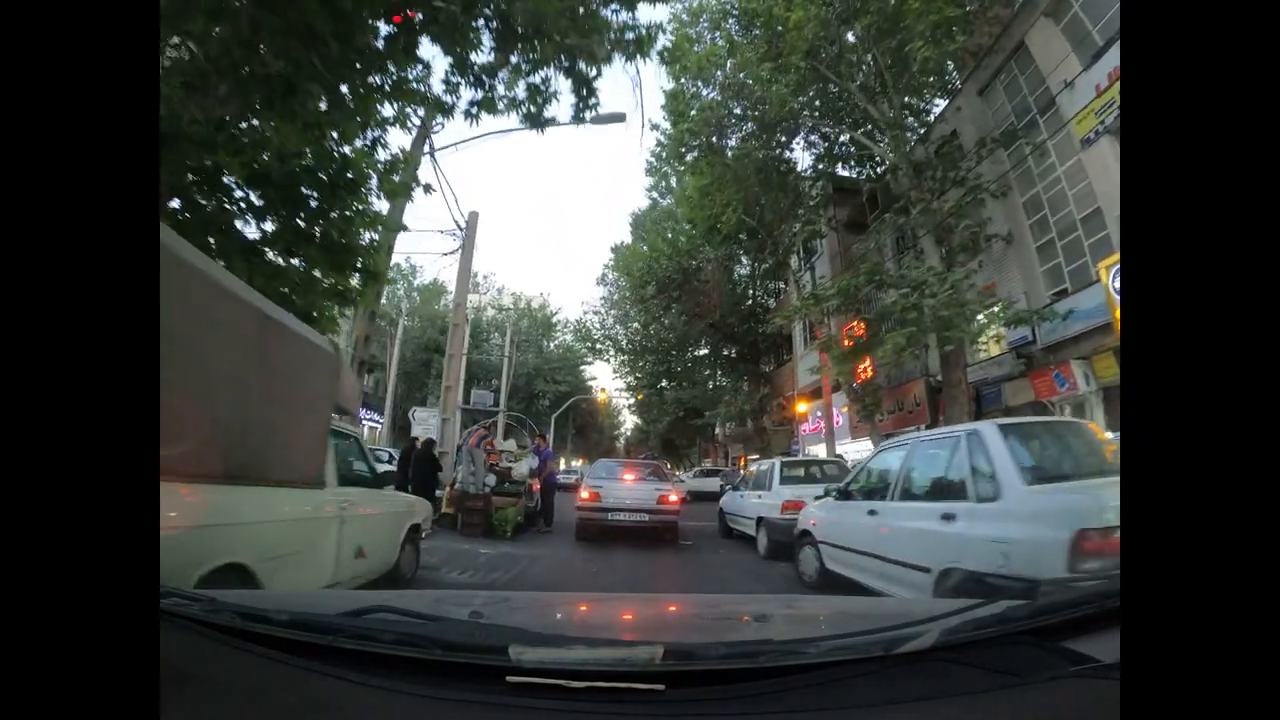
#> input picture frame 42 of PDI - Reconhecimento de pedestres/videos/vid0.mp4, 1280 x 720 px, given in place of noite.mp4, which was not available
$ jupyter execute HOG.ipynb   (older library calls are emulated)   (text cells are left out)
#> lines starting #> are read from the running program, lines starting #| are printed output that depends on the picture; pictures that were not available may be replaced by others from this repository, and a replacement may not be noted
[cell 1]
import cv2
import numpy as np
import matplotlib.pyplot as plt

# 1. INICIALIZAÇÃO DO MÉTODO
# Instancia o descritor HOG
hog = cv2.HOGDescriptor()

# Carrega o SVM linear já treinado
hog.setSVMDetector(cv2.HOGDescriptor_getDefaultPeopleDetector())

# Abre o arquivo de vídeo
cap = cv2.VideoCapture('videos/noite.mp4')

# Verifica se o vídeo foi aberto corretamente
if not cap.isOpened():
    print("Erro ao abrir o vídeo. Verifique o caminho do arquivo.")
    exit()

while True:
    # Lê o frame atual do vídeo
    ret, frame = cap.read()
#> frame is the input picture: shape (720, 1280, 3); mean B, G, R 59.4, 63, 58.6

    # Se o vídeo acabar (ou houver erro de leitura), encerra o loop
    if not ret:
        break

    # 2. OTIMIZAÇÃO: Redimensionamento
    # Veículos autônomos precisam de processamento rápido. Reduzir a matriz da imagem ajuda.
    frame = cv2.resize(frame, (800, 600))
#> frame: shape (600, 800, 3)

    # 3. ROI - Region of Interest
    # A câmera do carro filma o céu e os prédios, onde não há pedestres.
    # Recortamos a matriz para analisar apenas da metade para baixo (rua e calçada).
    # Aqui, pegamos da linha 300 até a 600 (eixo Y), e todas as colunas (eixo X).
    roi = frame[300:600, :]

    # 4. Pré-processamento Clássico
    # Converte a ROI de BGR (3 canais) para Tons de Cinza (1 canal).
    # O HOG precisa apenas da variação de intensidade (gradiente) para achar o formato.
    cinza = cv2.cvtColor(roi, cv2.COLOR_BGR2GRAY)
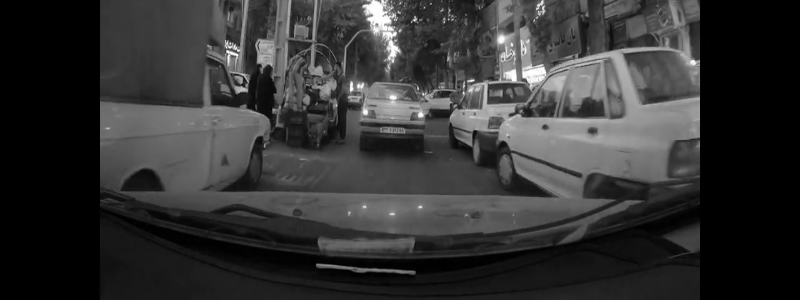
#> cinza: shape (300, 800); min 0, max 255, mean 51.8

    # Filtro de Suavização (Gaussiano).
    # Remove ruídos.
    cinza_filtro = cv2.GaussianBlur(cinza, (5, 5), 0)

    # 5. DETECÇÃO (Janela Deslizante e Pirâmide de Escala)
    # winStride: O salto da janela ao varrer a imagem (8x8 pixels).
    # scale: O fator de redução da imagem na pirâmide (1.05 = reduz 5% a cada nível).
    # Retorna as 'boxes' (coordenadas dos retângulos) onde o SVM classificou como pedestre.
    boxes, weights = hog.detectMultiScale(cinza_filtro, winStride=(8, 8), padding=(8, 8), scale=1.05)
#> boxes = [[221, 41, 79, 157]]; weights = [0.901]

    # 6. PÓS-PROCESSAMENTO: Mapeamento de Coordenadas e Exibição

    # O 'weights' é um array 2D (Nx1). Convertendo para 1D
    pesos = np.ravel(weights)
#> pesos = [0.901]

    for i, (x, y, w, h) in enumerate(boxes):
        # IMPORTANTE: A detecção foi feita na 'roi' (que começou no pixel Y = 300).
        # Para desenhar no 'frame' original colorido, precisamos somar esse valor ao eixo Y.
        y_real = y + 300

        confianca = pesos[i]

        # Desenha o retângulo verde ao redor do pedestre
        cv2.rectangle(frame, (x, y_real), (x + w, y_real + h), (0, 255, 0), 2)

        texto = f'Pedestre: {confianca:.2f}'

        # Adiciona um texto de identificação
        cv2.putText(frame, texto, (x, y_real - 10), cv2.FONT_HERSHEY_SIMPLEX, 0.6, (0, 255, 0), 2)
#> this loop made 1 pass
#> (x, y, w, h, y_real, confianca, texto) on pass 1: (221, 41, 79, 157, 341, 0.901, 'Pedestre: 0.90')
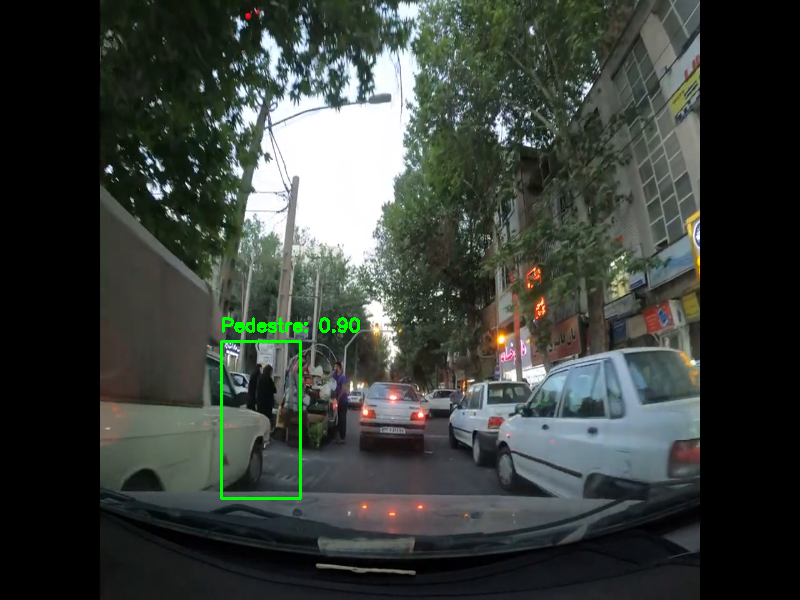
#> frame: shape (600, 800, 3); mean B, G, R 59, 63.8, 58.1

    cv2.imshow('Visao do Veiculo Autonomo - HOG', frame)


    if cv2.waitKey(1) & 0xFF == ord('q'):
#> (key q is pressed here)
        break

cap.release()
cv2.destroyAllWindows()

[cell 2]
sobel_x = cv2.Sobel(cinza_filtro, cv2.CV_64F, 1, 0, ksize=3)
sobel_y = cv2.Sobel(cinza_filtro, cv2.CV_64F, 0, 1, ksize=3)
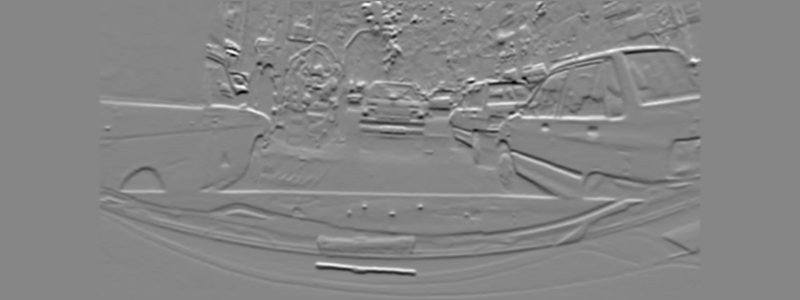
#> sobel_y: shape (300, 800) float64; min -385, max 347, mean -0.9; drawn with min black and max white

abs_sobel_x = cv2.convertScaleAbs(sobel_x)
abs_sobel_y = cv2.convertScaleAbs(sobel_y)
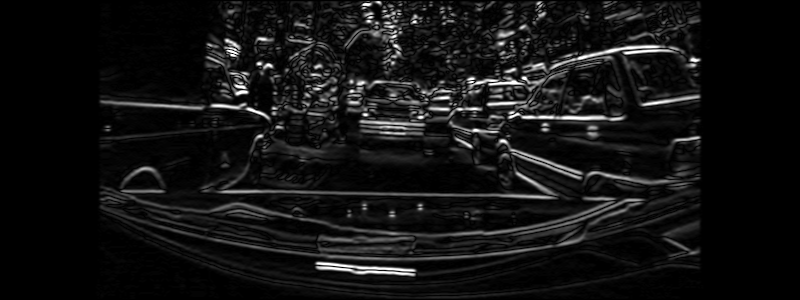
#> abs_sobel_y: shape (300, 800); min 0, max 255, mean 18.8

fig, (ax1, ax2) = plt.subplots(1, 2, figsize=(16, 8))

ax1.imshow(abs_sobel_x)
ax1.set_title("Sobel X (Bordas Verticais)")
ax1.axis('off')

ax2.imshow(abs_sobel_y)
ax2.set_title("Sobel Y (Bordas Horizontais)")
ax2.axis('off')
plt.axis('off')
plt.show()

[cell 3]
import cv2
import numpy as np
import matplotlib.pyplot as plt

frame = cv2.imread('frame_hist.png')
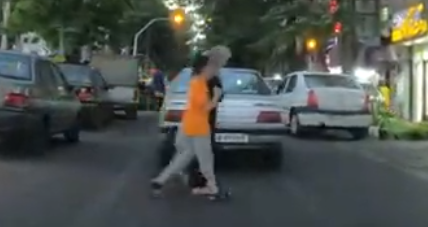
#> input picture PDI - Reconhecimento de pedestres/frame_hist.png, 428 x 227 px
#> frame is the input picture: shape (227, 428, 3); mean B, G, R 77.4, 81.2, 75.7

if frame is None:
    print("Erro: Imagem não encontrada.")
else:
    y1, y2 = 56, 184
    x1, x2 = 168, 232

    janela = frame[y1:y2, x1:x2]

    if janela.size == 0:
         print("Erro nas coordenadas! O recorte ficou vazio. Verifique os valores de x1, x2, y1, y2.")
    else:
        janela_gray = cv2.cvtColor(janela, cv2.COLOR_BGR2GRAY)
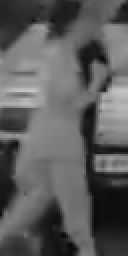
#> janela_gray: shape (128, 64) (shown 2 times larger); min 8, max 200, mean 92.2

        gx = cv2.Sobel(janela_gray, cv2.CV_32F, 1, 0, ksize=1)
        gy = cv2.Sobel(janela_gray, cv2.CV_32F, 0, 1, ksize=1)
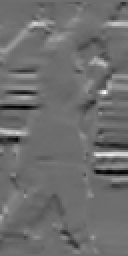
#> gy: shape (128, 64) float32 (shown 2 times larger); min -102, max 133, mean -0.2; drawn with min black and max white

        magnitude, angulo = cv2.cartToPolar(gx, gy, angleInDegrees=True)
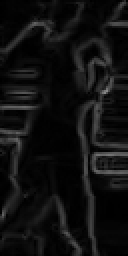
#> magnitude: shape (128, 64) float32 (shown 2 times larger); min 0, max 135.6, mean 16.4

        angulo = angulo % 180
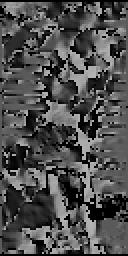
#> angulo: shape (128, 64) float32 (shown 2 times larger); min 0, max 179.2, mean 78.2

        bins_limites = [0, 20, 40, 60, 80, 100, 120, 140, 160, 180]

        histograma, _ = np.histogram(angulo, bins=bins_limites, weights=magnitude)
#> histograma = [21635, 13503.5, 13692.3, 9421.4, 30800.8, 9016.9, 6391.4, 9846.3, 19898.6]

        fig, (ax1, ax2) = plt.subplots(1, 2, figsize=(14, 5))

        janela_rgb = cv2.cvtColor(janela, cv2.COLOR_BGR2RGB)
        ax1.imshow(janela_rgb)
        ax1.set_title(f"Recorte Analisado ({x2-x1}x{y2-y1} pixels)")
        ax1.axis('off')

        nomes_bins = ['0°', '20°', '40°', '60°', '80°', '100°', '120°', '140°', '160°']

        barras = ax2.bar(nomes_bins, histograma, color='royalblue', edgecolor='black')
#> barras = 9 items
        ax2.set_title("Histograma HOG: Votos ponderados pela Magnitude")
        ax2.set_xlabel("Ângulo do Gradiente (Graus)")
        ax2.set_ylabel("Soma das Magnitudes (Força)")

        for barra in barras:
            altura = barra.get_height()
            ax2.text(barra.get_x() + barra.get_width()/2., altura,
                     f'{int(altura)}', ha='center', va='bottom', fontsize=10)
#> this loop made 9 passes
#> altura on passes 1 to 9: 21635, 13503.5, 13692.3, 9421.4, 30800.8, 9016.9, 6391.4, 9846.3, 19898.6

        plt.tight_layout()
        plt.show()
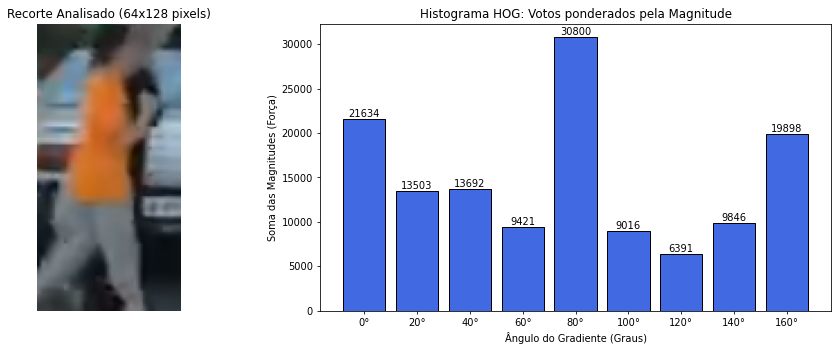
#> figure drawn by matplotlib, 2 panels; panel 2: tallest bar 30800.8 high, from x = 3.6 to 4.4

$ run again, starting later in the video
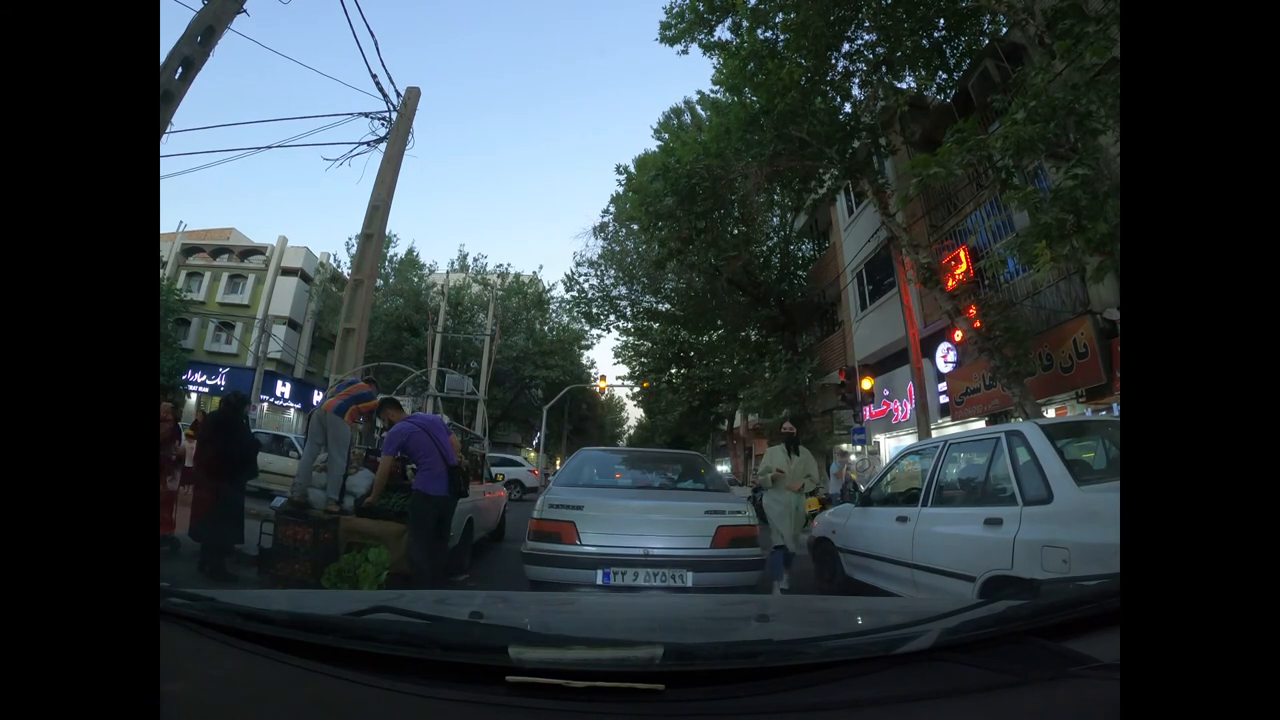
#> input picture frame 189 of PDI - Reconhecimento de pedestres/videos/vid0.mp4, 1280 x 720 px, given in place of noite.mp4, which was not available
#> frame is the input picture: shape (720, 1280, 3); mean B, G, R 61.7, 57.9, 48.7
#> boxes = [[446, 24, 99, 199]]; weights = [1.01]
#> the loop `for i, (x, y, w, h) in enumerate(boxes): # IMPORTANTE: A detecção foi ..` made 1 pass
#> (x, y, w, h, y_real, confianca, texto) on pass 1: (446, 24, 99, 199, 324, 1.01, 'Pedestre: 1.01')
#> after the loop `for i, (x, y, w, h) in enumerate(boxes):`:
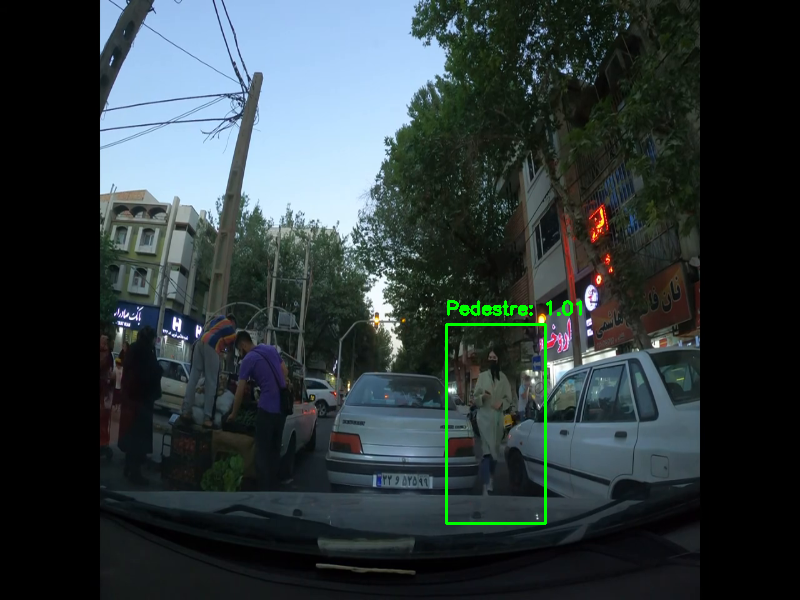
#> frame: shape (600, 800, 3); mean B, G, R 61.3, 59, 48.3
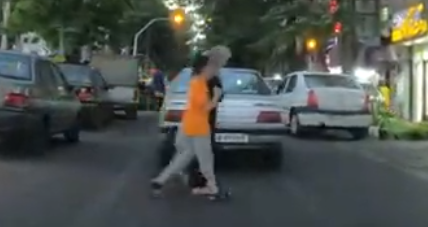
#> input picture PDI - Reconhecimento de pedestres/frame_hist.png, 428 x 227 px
#> frame is the input picture: shape (227, 428, 3); mean B, G, R 77.4, 81.2, 75.7
#> histograma = [21635, 13503.5, 13692.3, 9421.4, 30800.8, 9016.9, 6391.4, 9846.3, 19898.6]
#> barras = 9 items
#> the loop `for barra in barras:` made 9 passes
#> altura on passes 1 to 8: 21635, 13503.5, 13692.3, 9421.4, 30800.8, 9016.9, 6391.4, 9846.3

$ run again, starting later in the video
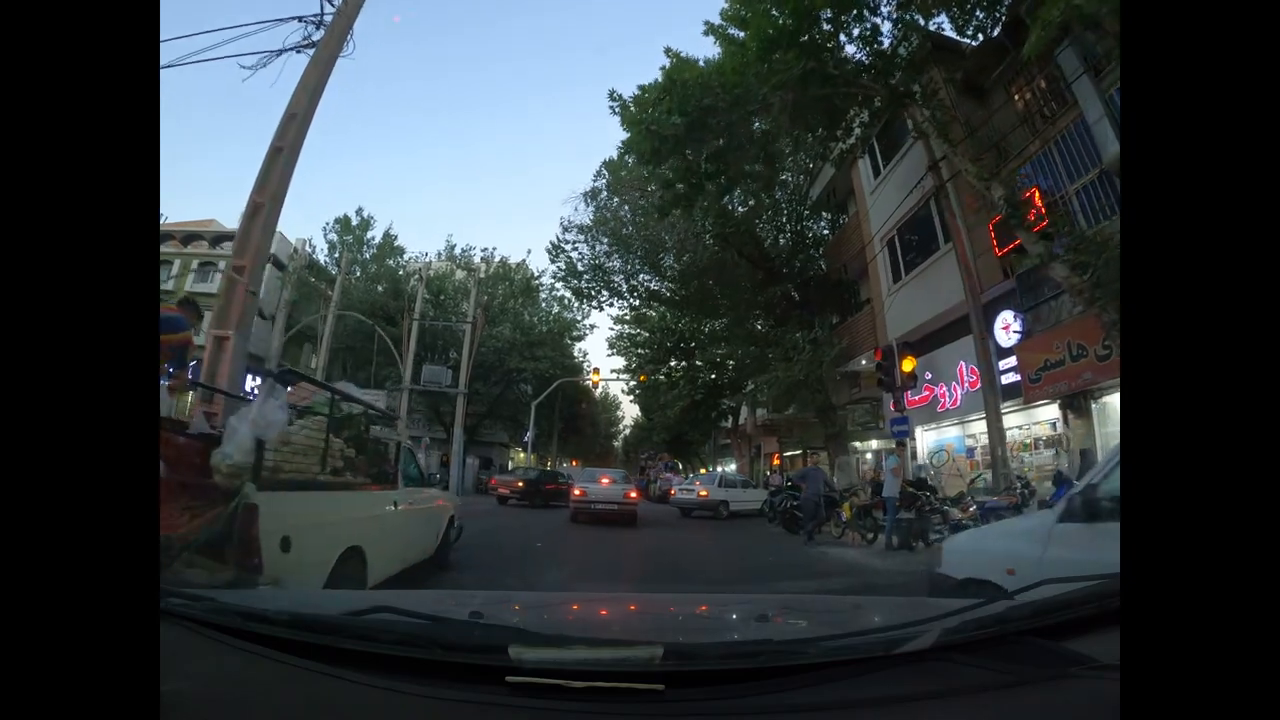
#> input picture frame 336 of PDI - Reconhecimento de pedestres/videos/vid0.mp4, 1280 x 720 px, given in place of noite.mp4, which was not available
#> frame is the input picture: shape (720, 1280, 3); mean B, G, R 59.8, 56.9, 49.7
#> frame: shape (600, 800, 3)
#> boxes = ()
#> pesos = empty array
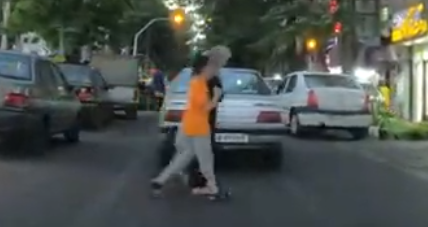
#> input picture PDI - Reconhecimento de pedestres/frame_hist.png, 428 x 227 px
#> frame is the input picture: shape (227, 428, 3); mean B, G, R 77.4, 81.2, 75.7
#> histograma = [21635, 13503.5, 13692.3, 9421.4, 30800.8, 9016.9, 6391.4, 9846.3, 19898.6]
#> barras = 9 items
#> the loop `for barra in barras:` made 9 passes
#> altura on passes 1 to 8: 21635, 13503.5, 13692.3, 9421.4, 30800.8, 9016.9, 6391.4, 9846.3
